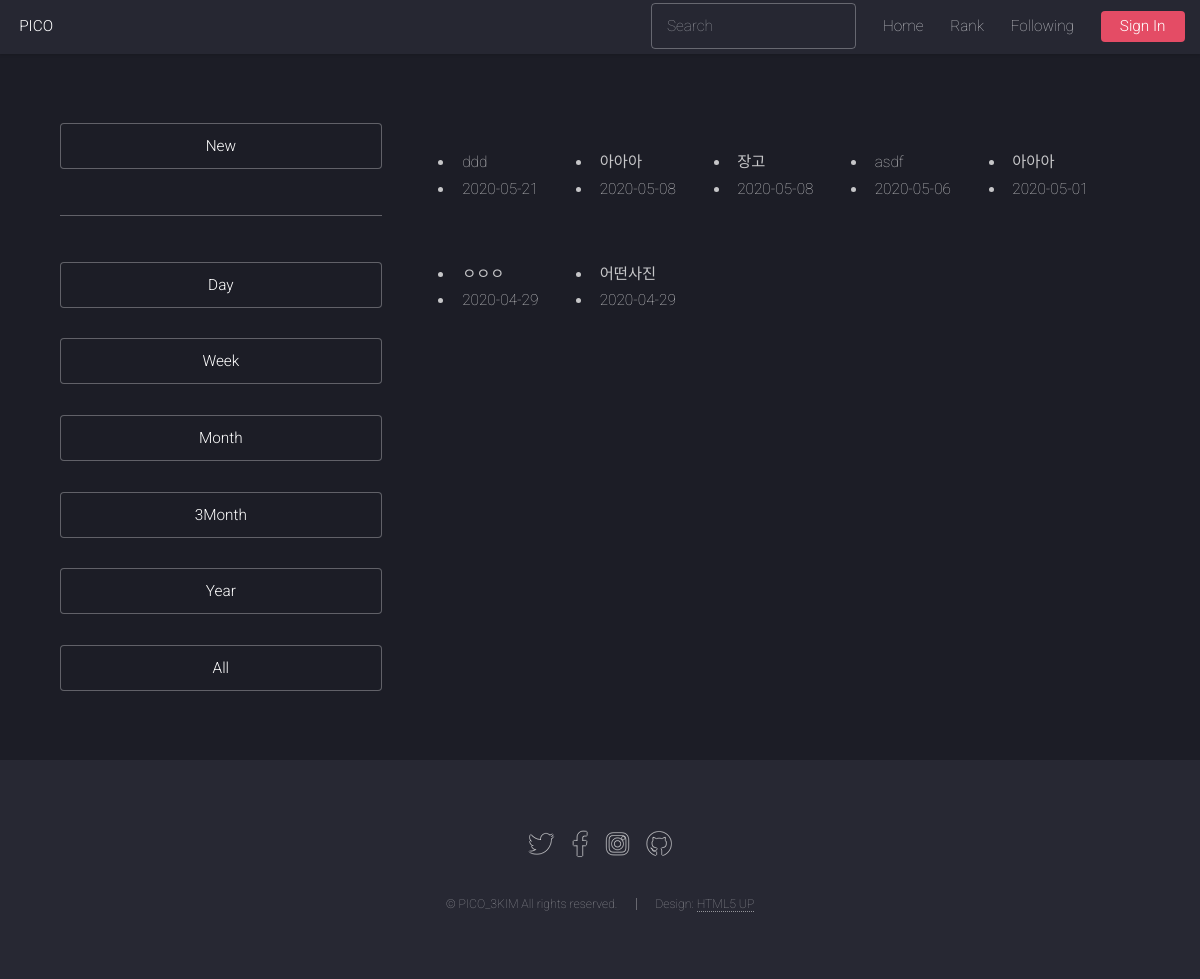
/explore/, run on an earlier commit of the app's database.
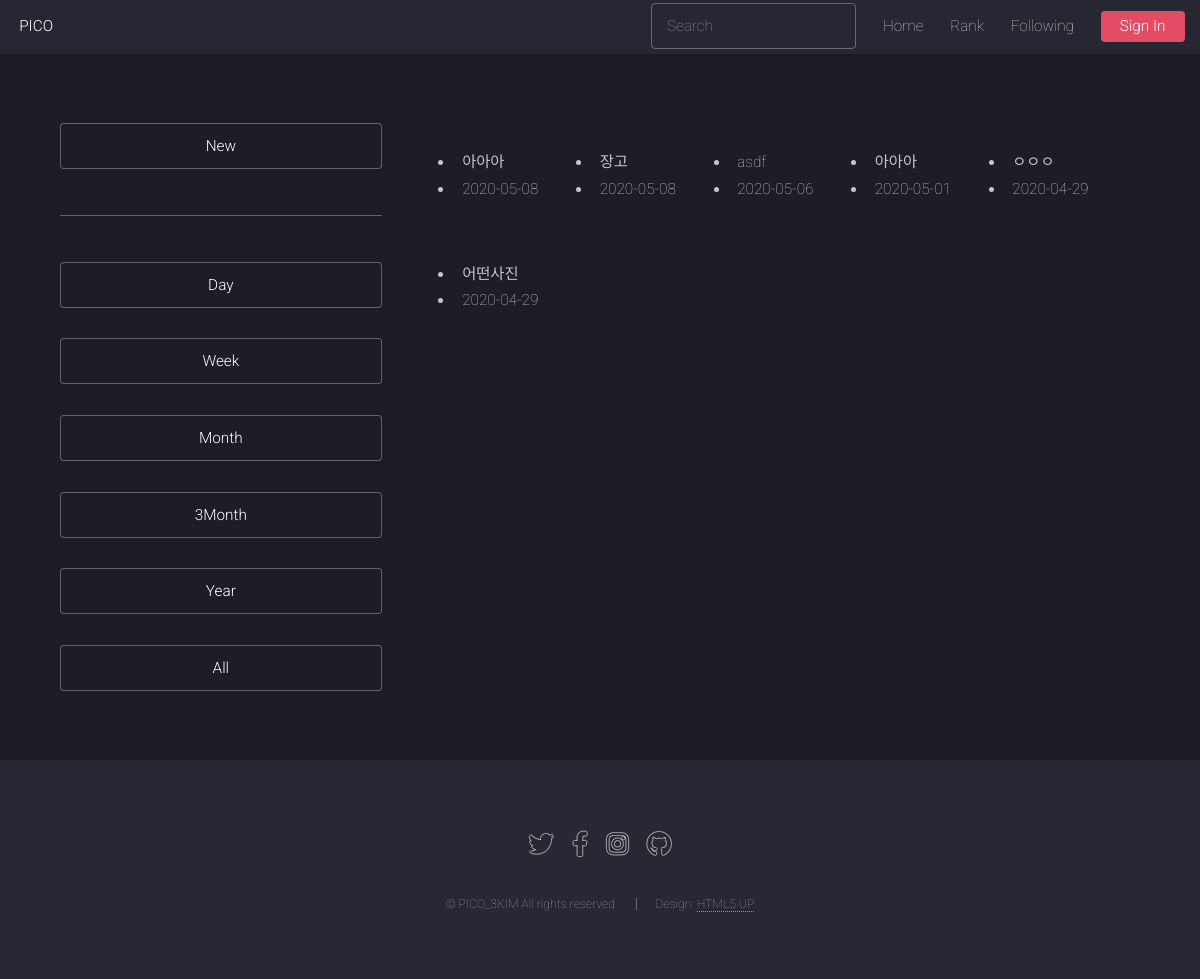
And on a later commit of the database.
### photo/models.py (models this page shows, shortened)
class Photo(models.Model):
    title = models.CharField('TITLE', max_length=30)
    description = models.TextField('Photo Description', blank=True)
    tags = TaggableManager(blank=True)
    PICOIN = models.PositiveIntegerField(default=0, verbose_name='PICOIN')
    image = models.ImageField('IMAGE', upload_to='SorlPhoto/%Y')
    upload_dt = models.DateTimeField('Upload Date', auto_now_add=True)
    owner = models.ForeignKey(User, on_delete=models.CASCADE, verbose_name='OWNER', blank=True, null=True)
    def get_absolute_url(self):
        return reverse('photo:photo_detail', args=(self.id,))

### photo/views.py (the view)
# urls.py: path('', views.PhotoLV.as_view(), name='index'),
class PhotoLV(ListView):
    model = Photo
    def get_queryset(self):
        return Photo.objects.all().order_by('-upload_dt')

### photo/templates/photo/photo_list.html (shortened to what this page needs)
{% extends "base.html" %}
{% load sorl_thumbnail %}
{% block content %}
<div class="row gtr-150">
    <div class="col-4 col-12-medium">
        <section id="sidebar">
            <div class="col-6 col-12">
                <ul class="actions fit"><li><a href="{% url 'photo:index' %}" class="button">New</a></li></ul>
                <hr>
                <ul class="actions fit"><li><a href="{% url 'photo:rank_day' %}" class="button">Day</a></li></ul>
                <ul class="actions fit"><li><a href="{% url 'photo:rank_week' %}" class="button">Week</a></li></ul>
                <ul class="actions fit"><li><a href="{% url 'photo:rank_month' %}" class="button">Month</a></li></ul>
                <ul class="actions fit"><li><a href="{% url 'photo:rank_3month' %}" class="button">3Month</a></li></ul>
                <ul class="actions fit"><li><a href="{% url 'photo:rank_year' %}" class="button">Year</a></li></ul>
                <ul class="actions fit"><li><a href="{% url 'photo:rank_all' %}" class="button">All</a></li></ul>
            </div>
        </section>
    </div>
    <div class="col-8 col-12-medium imp-medium">
        <section id="content">
            <div class="row">
                {% for photo in object_list %}
                <div>
                    <div class="tumbnail">
                    </div>
                    <ul>
                        <li class="font-italic">{{ photo.title }}</li>
                        <li class="font-italic">{{ photo.upload_dt|date:"Y-m-d" }}</li>
                    </ul>
                </div>
                {% endfor %}
            </div>
        </section>
    </div>
</div>
{% endblock %}

What changed in the data, as far as the page shows it:
removed Photo: title "ddd", upload_dt "2020-05-21"
